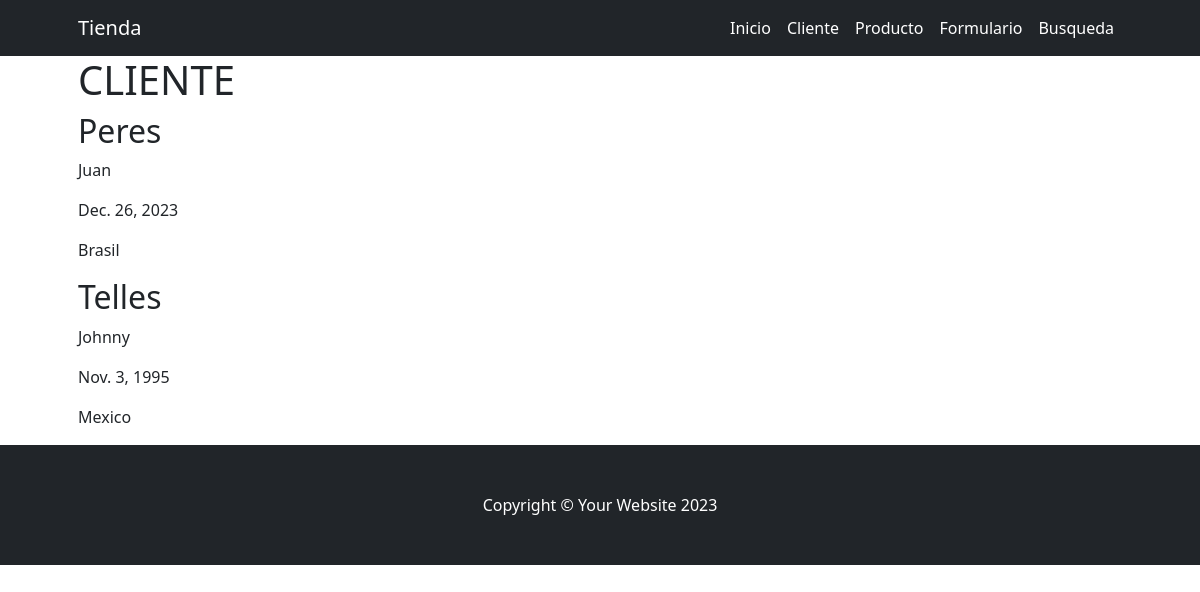
Before: /cliente/ with the older database file.
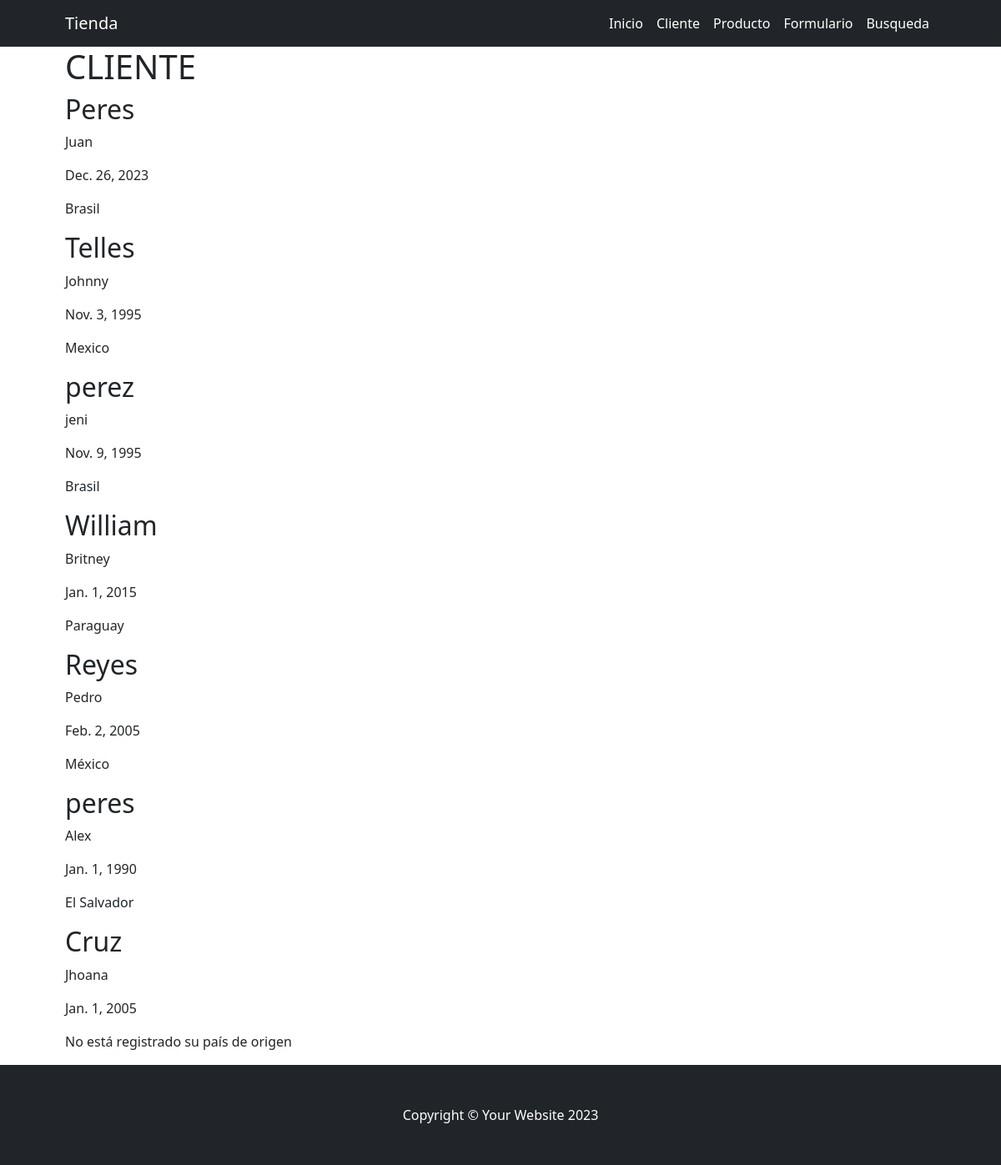
After: the same page with the newer database file.
### cliente/models.py (models this page shows, shortened)
class Cliente(models.Model):
    nombre = models.CharField(max_length=100)
    apellido = models.CharField(max_length=100)
    nacimiento = models.DateField(null=True, blank=True)
    pais_origen = models.ForeignKey(Pais, on_delete=models.SET_NULL, null=True, blank=True)

class Pais(models.Model):
    nombre = models.CharField(max_length=100, unique=True)
    def __str__(self):
        return self.nombre

### cliente/views.py (the view)
# urls.py: path("", views.home, name="index"),
def home(request):
    clientes = models.Cliente.objects.all()
    context = {"clientes": clientes}
    return render(request, "cliente/index.html", context)

### cliente/templates/cliente/index.html
{% extends 'core/base.html' %}
{% block contenido_titulo %}
    CLIENTE
{% endblock contenido_titulo %}
{% block contenido %}
    {% for cliente in clientes %}
        <h2>{{ cliente.apellido }}</h2>
        <p>{{ cliente.nombre }}</p>
        {% if cliente.nacimiento %}
            <p>{{ cliente.nacimiento }}</p>
        {% else %}
            <p>No está registrado su fecha de nacimiento</p>
        {% endif %}
        {% if cliente.pais_origen %}
            <p>{{ cliente.pais_origen }}</p>
        {% else %}
            <p>No está registrado su país de origen</p>
        {% endif %}
    {% endfor %}
{% endblock contenido %}

### core/templates/core/base.html (shortened to what this page needs)
{% load static %}
<!DOCTYPE html>
<html lang="es">
    <head>
        <link href="{% static 'core/css/styles.css' %}" rel="stylesheet" />
    </head>
    <body>
        {% include 'core/navbar.html' %}
        <div class="container px-4 px-lg-5">
            <h1>
                {% block contenido_titulo %}
                {% endblock contenido_titulo %}
            </h1>
            {% block contenido %}
            {% endblock contenido %}
        </div>
        {% include 'core/footer.html' %}
    </body>
</html>

### core/templates/core/navbar.html (shortened to what this page needs)
<nav class="navbar navbar-expand-lg navbar-dark bg-dark">
    <div class="container px-5">
        <a class="navbar-brand" href="#!">Tienda</a>
        <div class="collapse navbar-collapse" id="navbarSupportedContent">
            <ul class="navbar-nav ms-auto mb-2 mb-lg-0">
                <li class="nav-item"><a class="nav-link active" aria-current="page" href="{% url 'core:index' %}">Inicio</a></li>
                <li class="nav-item"><a class="nav-link active" aria-current="page" href="{% url 'cliente:index' %}">Cliente</a></li>
                <li class="nav-item"><a class="nav-link active" aria-current="page" href="{% url 'producto:todos_los_productos' %}">Producto</a></li>
                <li class="nav-item"><a class="nav-link active" aria-current="page" href="{% url 'cliente:form' %}">Formulario</a></li>
                <li class="nav-item"><a class="nav-link active" aria-current="page" href="{% url 'producto:index' %}">Busqueda</a></li>
            </ul>
        </div>
    </div>
</nav>

### core/templates/core/footer.html
<footer class="py-5 bg-dark">
    <div class="container px-4 px-lg-5"><p class="m-0 text-center text-white">Copyright &copy; Your Website 2023</p></div>
</footer>

Changed rows visible on the page:
added Cliente: apellido "perez", nombre "jeni", nacimiento "Nov. 9, 1995", pais_origen "Brasil"
added Cliente: apellido "William", nombre "Britney", nacimiento "Jan. 1, 2015", pais_origen "Paraguay"
added Cliente: apellido "Reyes", nombre "Pedro", nacimiento "Feb. 2, 2005", pais_origen "México"
added Cliente: apellido "peres", nombre "Alex", nacimiento "Jan. 1, 1990", pais_origen "El Salvador"
added Cliente: apellido "Cruz", nombre "Jhoana", nacimiento "Jan. 1, 2005", shows "No está registrado su país de origen"
